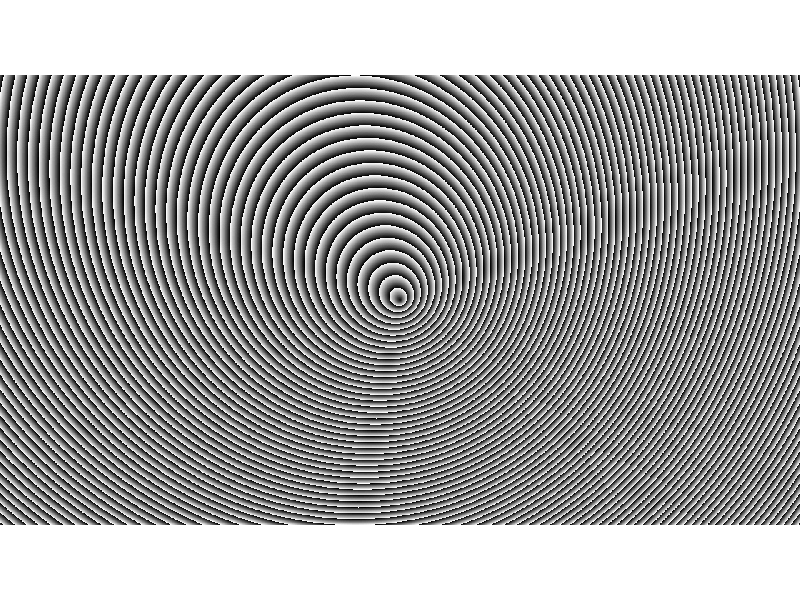

Reproduce this figure in MATLAB.
clear all;close all
H=1920;%%Horizontal pixels             
V=1080;%%Vertical pixels
x=-H/2:1:(H/2-1);
y=-V/2:1:(V/2-1);
x=x*8e-3;%%Scales the hologram in the V direction
y=y*8e-3;%%Scales the hologran in the H direction
[X,Y]=meshgrid(x, y);                                                  
r=sqrt((X.^2 + Y.^2));
la=633e-6;
k=2*pi/la; %wavenumber
rho=sqrt(X.^2+Y.^2);
Z=X+1i*Y;
phi=angle(Z);
ni=1.5;
n=0;
alpha=.48*pi/180;
kr=k*(ni-1)*alpha;
w0=1.5;
zr=w0/(ni-1)/alpha;
D=rho<w0;
u1=exp(-1i*(-n*phi+kr*rho));%Bessel
nx=20;
ny=20;
gy=ny/(V*8e-3);
gx=nx/(H*8e-3);
hol=mod(-n*phi+kr*rho+2*pi*(X*gx+Y*gy),2*pi);
fig=figure;
imagesc(hol)
axis image
%axis off
colormap gray
set(fig,'Position',[120 0 1920 1080],'MenuBar','none','ToolBar','none','resize','off');%fullscreen SLM
set(gca,'position',[0 0 1 1],'Visible','off')
